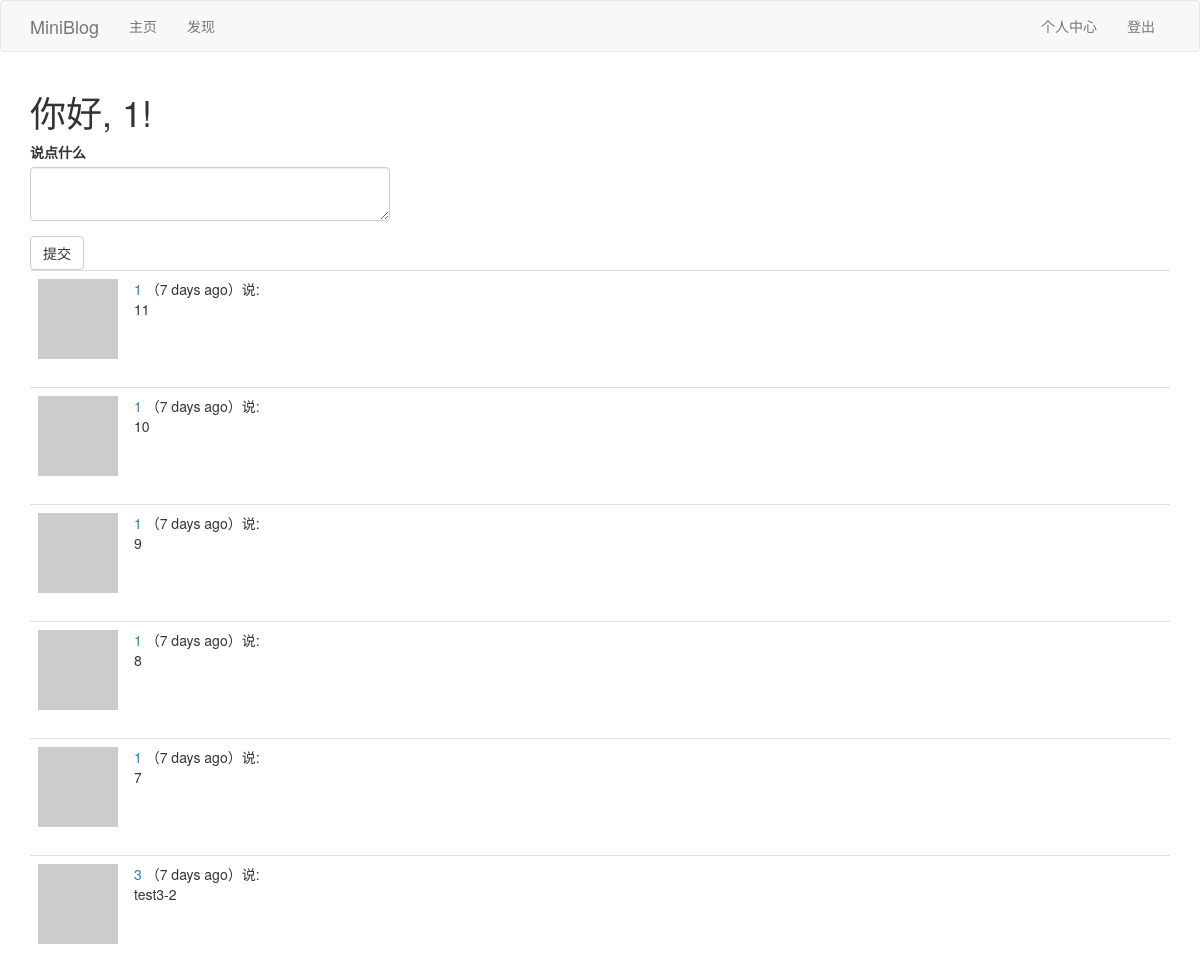
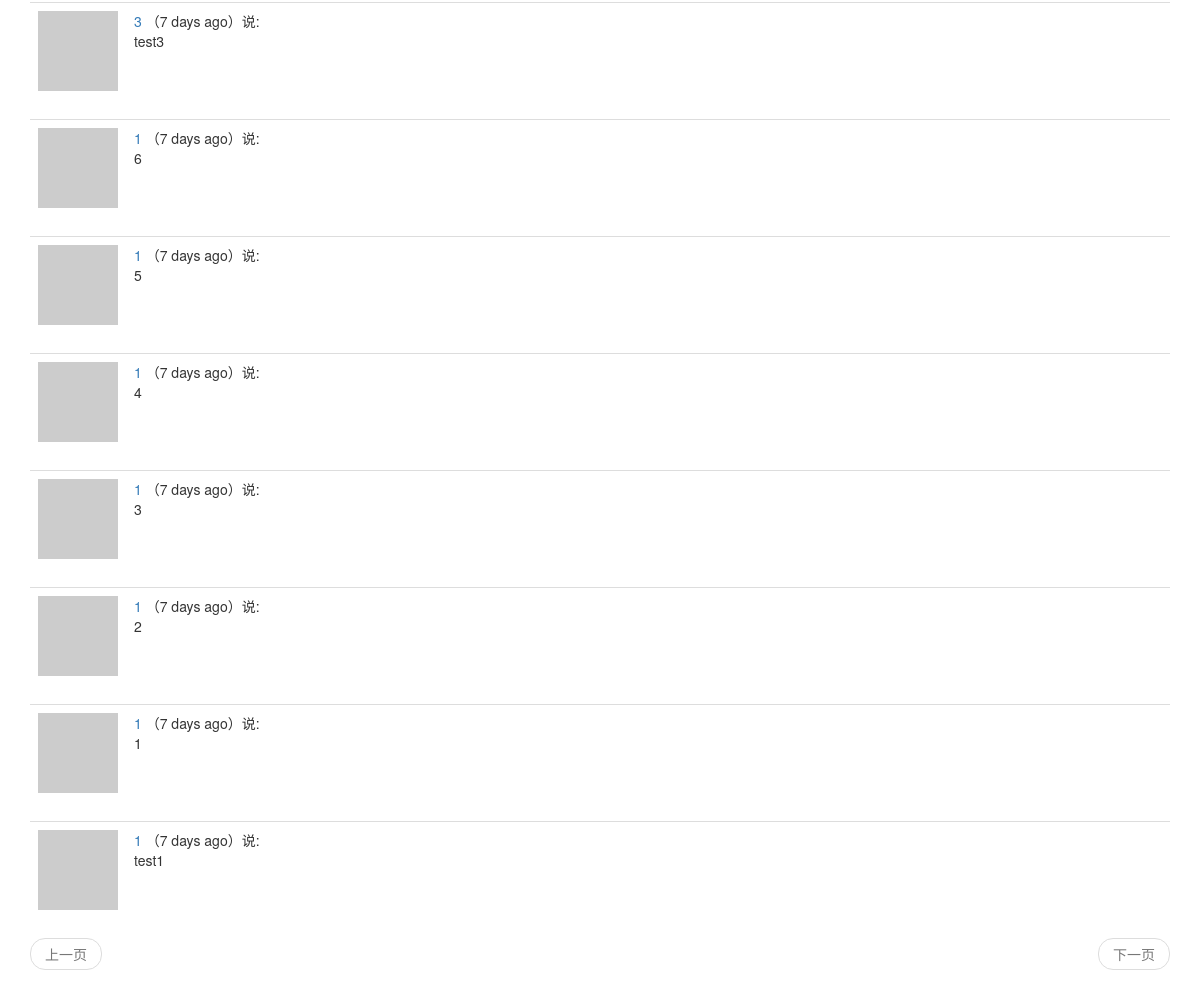
The app's page /index (signed in) with its own data (2 pictures, top to bottom).
### app/models.py (models this page shows, shortened)
class User(UserMixin,db.Model):
	__tablename__ = 'user'
	id = db.Column(db.Integer,primary_key=True)
	username = db.Column(db.String(64),index=True,unique=True)
	email = db.Column(db.String(64),index=True,unique=True)
	password_hash = db.Column(db.String(128))
	posts = db.relationship('Post',backref='author',lazy='dynamic')
	about_me = db.Column(db.String(140))
	last_seen = db.Column(db.DateTime,default=datetime.utcnow)
	def __repr__(self):
		return '<User {}'.format(self.username)
	__str__ = __repr__
	def avatar(self,size):
		digest = md5(self.email.lower().encode('utf-8')).hexdigest()
		return r'https://www.gravatar.com/avatar/{}?d=identicon&s={}'.format(digest,size)
	thumbed = db.relationship('Post',secondary=thumb_ups,
		primaryjoin=(thumb_ups.c.thumbers_id == id),
		secondaryjoin=(thumb_ups.c.thumbed_id == id),
		backref=db.backref('thumbers',lazy='dynamic'),lazy='dynamic'
		)
	followed = db.relationship('User',secondary=followers,
		primaryjoin=(followers.c.follower_id == id),
		secondaryjoin=(followers.c.followed_id == id),
		backref=db.backref('followers',lazy='dynamic'),lazy='dynamic'
		)
	def followed_posts(self):
		followed = Post.query.join(
			followers,(followers.c.followed_id == Post.user_id)).filter(
				followers.c.follower_id == self.id)
		own = Post.query.filter_by(user_id=self.id)
		return followed.union(own).order_by(Post.timestamp.desc())

class Post(db.Model):
	__tablename__ = 'post'
	id = db.Column(db.Integer, primary_key=True)
	body = db.Column(db.String(140))
	timestamp = db.Column(db.DateTime, index=True, default=datetime.utcnow)
	user_id = db.Column(db.Integer, db.ForeignKey('user.id'))
	language = db.Column(db.String(5))

### app/main/views.py (the view, shortened to what this page needs)
@bp.route('/',methods=['GET', 'POST'])
@bp.route('/index',methods=['GET', 'POST'])
@login_required
def index():
	form = PostForm()
	page = request.args.get('page',1,type=int)
	posts = current_user.followed_posts().paginate(
		page,current_app.config['POSTS_PER_PAGE'],False)
	next_url = url_for('main.index',page=posts.next_num) if posts.has_next else None
	prev_url = url_for('main.index',page=posts.prev_num) if posts.has_prev else None
	return render_template('index.html', posts=posts.items,form=form,next_url=next_url,prev_url=prev_url)

### app/main/forms.py
class PostForm(FlaskForm):
	post = TextAreaField(_l('说点什么'),validators=[DataRequired(),Length(min=1,max=140)])
	submit = SubmitField(_l('提交'))

### app/main/views.py (called while the page is built)
@bp.before_app_request
def before_request():
	if current_user.is_authenticated:
		current_user.last_seen = datetime.utcnow()
		db.session.commit()
	g.locale = str(get_locale())

### app/models.py (called while the page is built)
@login.user_loader
def load_user(id):
	return User.query.get(int(id))

### app/main/templates/index.html
{% extends "base.html" %}
{% import 'bootstrap/wtf.html' as wtf %}
{% block app_content %}
    <h1>{{_("你好")}}, {{ current_user.username }}!</h1>
    {% if form %}
        <div class="row">
            <div class="col-md-4">
                {{ wtf.quick_form(form) }}
            </div>
        </div>
    {% endif %}
    {% for post in posts %}
        {% include "_post.html" %}
    {% endfor %}
    {% include "_pagination.html" %}
{% endblock %}

### app/main/templates/_post.html (shortened to what this page needs)
<table class="table table-hover">
    <tr>
        <td width="70px">
            <a href="{{ url_for('main.user', username=post.author.username) }}">
                <img src="{{ post.author.avatar(70) }}" />
            </a>
        </td>
        <td>
            <a href="{{ url_for('main.user', username=post.author.username) }}">
                {{ post.author.username }}
            </a>
            （{{ moment(post.timestamp).fromNow() }}）{{_('说')}}:
            <br>
            <span id="post{{post.id}}">{{ post.body }}</span>
        </td>
    </tr>
</table>

### records on screen
User: username "1"
Post: author.username "1", timestamp "7 days ago", body "11"
Post: author.username "1", timestamp "7 days ago", body "10"
Post: author.username "1", timestamp "7 days ago", body "9"
Post: author.username "1", timestamp "7 days ago", body "8"
Post: author.username "1", timestamp "7 days ago", body "7"
Post: author.username "3", timestamp "7 days ago", body "test3-2"
Post: author.username "3", timestamp "7 days ago", body "test3"
Post: author.username "1", timestamp "7 days ago", body "6"
Post: author.username "1", timestamp "7 days ago", body "5"
Post: author.username "1", timestamp "7 days ago", body "4"
Post: author.username "1", timestamp "7 days ago", body "3"
Post: author.username "1", timestamp "7 days ago", body "2"
Post: author.username "1", timestamp "7 days ago", body "1"
Post: author.username "1", timestamp "7 days ago", body "test1"
